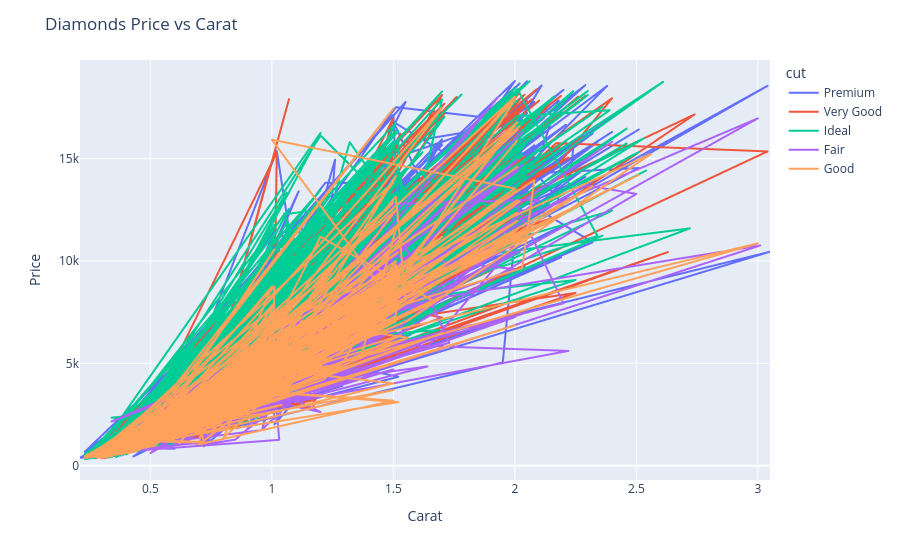

This figure's notebook cell:
### Code cell
# line plot
fig = px.line(df, x='carat', y='price', color='cut', line_group='cut', hover_name='clarity')
fig.update_traces(marker=dict(line=dict(width=1, color='DarkSlateGrey')))
fig.update_layout(title='Diamonds Price vs Carat', xaxis_title='Carat', yaxis_title='Price')
fig.show()

### Figure 1 — Plotly figure (JSON) as saved in the notebook; plotly's stock layout.template omitted (floating-point values rounded to 4 significant figures; data arrays with more than 128 entries replaced by an {"elided": "..."} marker saying what was removed)
{"data": [{"hovertemplate": "<b>%{hovertext}</b><br><br>cut=Premium<br>carat=%{x}<br>price=%{y}<extra></extra>", "hovertext": {"elided": "1447 str values"}, "legendgroup": "Premium", "line": {"color": "#636efa", "dash": "solid"}, "marker": {"line": {"color": "DarkSlateGrey", "width": 1}, "symbol": "circle"}, "mode": "lines", "name": "Premium", "showlegend": true, "type": "scattergl", "x": {"elided": "1447 float values"}, "xaxis": "x", "y": {"elided": "1447 int values"}, "yaxis": "y"}, {"hovertemplate": "<b>%{hovertext}</b><br><br>cut=Very Good<br>carat=%{x}<br>price=%{y}<extra></extra>", "hovertext": {"elided": "1195 str values"}, "legendgroup": "Very Good", "line": {"color": "#EF553B", "dash": "solid"}, "marker": {"line": {"color": "DarkSlateGrey", "width": 1}, "symbol": "circle"}, "mode": "lines", "name": "Very Good", "showlegend": true, "type": "scattergl", "x": {"elided": "1195 float values"}, "xaxis": "x", "y": {"elided": "1195 int values"}, "yaxis": "y"}, {"hovertemplate": "<b>%{hovertext}</b><br><br>cut=Ideal<br>carat=%{x}<br>price=%{y}<extra></extra>", "hovertext": {"elided": "2127 str values"}, "legendgroup": "Ideal", "line": {"color": "#00cc96", "dash": "solid"}, "marker": {"line": {"color": "DarkSlateGrey", "width": 1}, "symbol": "circle"}, "mode": "lines", "name": "Ideal", "showlegend": true, "type": "scattergl", "x": {"elided": "2127 float values"}, "xaxis": "x", "y": {"elided": "2127 int values"}, "yaxis": "y"}, {"hovertemplate": "<b>%{hovertext}</b><br><br>cut=Fair<br>carat=%{x}<br>price=%{y}<extra></extra>", "hovertext": {"elided": "168 str values"}, "legendgroup": "Fair", "line": {"color": "#ab63fa", "dash": "solid"}, "marker": {"line": {"color": "DarkSlateGrey", "width": 1}, "symbol": "circle"}, "mode": "lines", "name": "Fair", "showlegend": true, "type": "scattergl", "x": {"elided": "168 float values"}, "xaxis": "x", "y": {"elided": "168 int values"}, "yaxis": "y"}, {"hovertemplate": "<b>%{hovertext}</b><br><br>cut=Good<br>carat=%{x}<br>price=%{y}<extra></extra>", "hovertext": {"elided": "457 str values"}, "legendgroup": "Good", "line": {"color": "#FFA15A", "dash": "solid"}, "marker": {"line": {"color": "DarkSlateGrey", "width": 1}, "symbol": "circle"}, "mode": "lines", "name": "Good", "showlegend": true, "type": "scattergl", "x": {"elided": "457 float values"}, "xaxis": "x", "y": {"elided": "457 int values"}, "yaxis": "y"}], "layout": {"legend": {"title": {"text": "cut"}, "tracegroupgap": 0}, "margin": {"t": 60}, "title": {"text": "Diamonds Price vs Carat"}, "xaxis": {"anchor": "y", "domain": [0, 1], "title": {"text": "Carat"}}, "yaxis": {"anchor": "x", "domain": [0, 1], "title": {"text": "Price"}}}}
